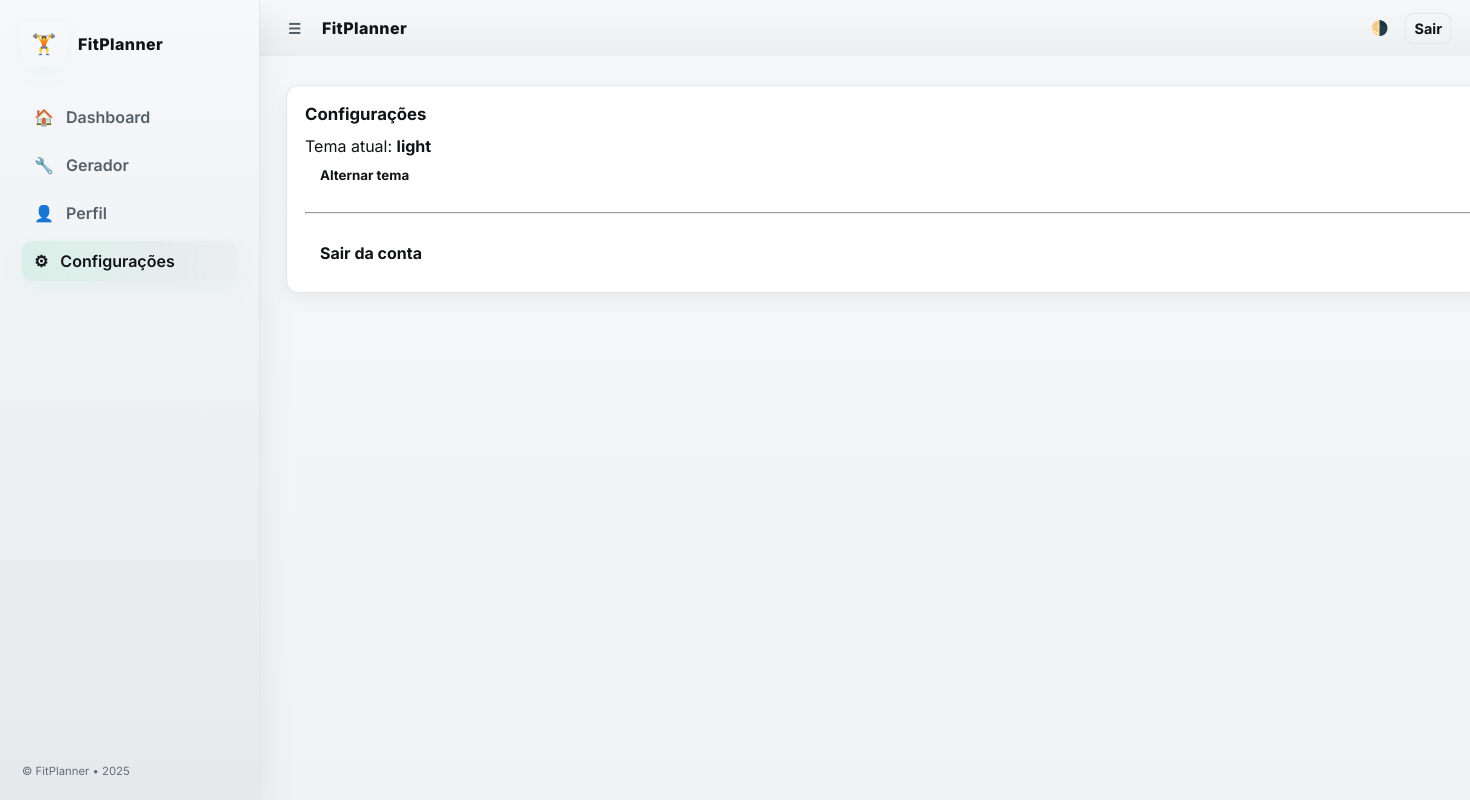
Page /configuracoes (signed in) on the earlier database version.
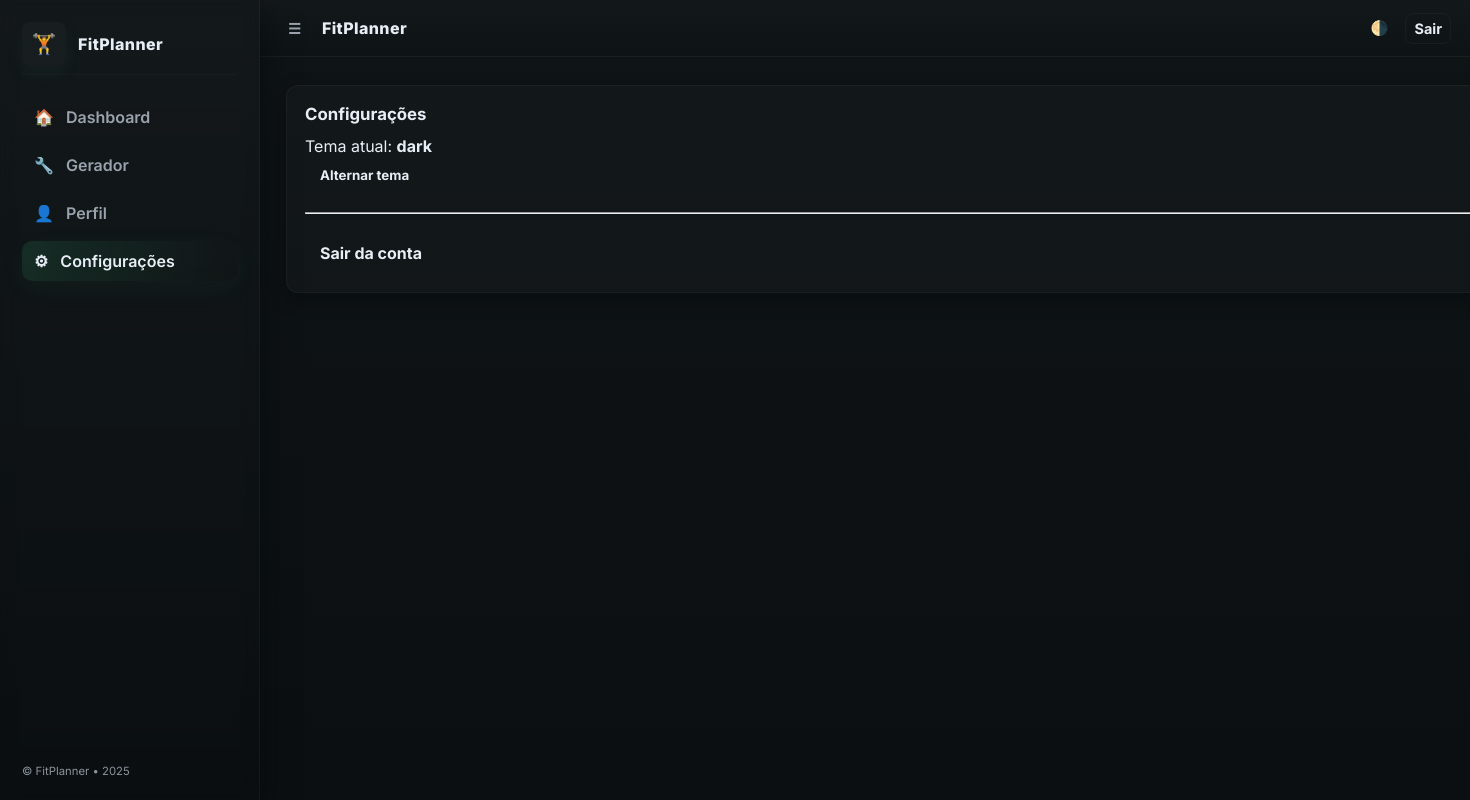
Same page on the later database version.
### app.py (models this page shows)
class User(db.Model, UserMixin):
    id = db.Column(db.Integer, primary_key=True)
    nome = db.Column(db.String(100))
    email = db.Column(db.String(120), unique=True, nullable=False)
    senha = db.Column(db.String(200), nullable=False)
    foto = db.Column(db.String(200), default=None)
    theme = db.Column(db.String(20), default="dark")  # default dark

### app.py (the view)
@app.route("/configuracoes")
@login_required
def configuracoes():
    return render_template("config.html")

### app.py (called while the page is built)
@login_manager.user_loader
def load_user(user_id):
    return User.query.get(int(user_id))

### templates/config.html (shortened to what this page needs)
{% extends "base.html" %}
{% block content %}
<section class="card">
  <h3>Configurações</h3>
  <p>Tema atual: <strong>{{ current_user.theme }}</strong></p>
  <button id="btnToggleTheme" class="btn">Alternar tema</button>
  <hr style="margin:18px 0;">
  <a class="btn sair" href="{{ url_for('logout') }}">Sair da conta</a>
</section>
{% endblock %}

### templates/base.html (shortened to what this page needs)
<!doctype html>
<html lang="pt-BR" data-theme="{{ current_user.theme if current_user.is_authenticated else (request.cookies.get('theme') or 'dark') }}">
<head>
  <link rel="stylesheet" href="{{ url_for('static', filename='css/style.css') }}">
</head>
<body class="{% if request.endpoint == 'index' %}index-page{% endif %}">
  {% if request.endpoint in ['dashboard', 'perfil', 'configuracoes', 'gerador'] %}
  <aside class="sidebar" id="sidebar" aria-label="Sidebar">
      <div class="logo-area">
          <div class="logo-icon" aria-hidden="true">🏋️</div>
          <div class="logo-text">FitPlanner</div>
      </div>
      <nav class="sidebar-nav" role="navigation">
          <a class="sidebar-link {% if request.endpoint == 'dashboard' %}active{% endif %}" href="{{ url_for('dashboard') }}">🏠 <span class="label">Dashboard</span></a>
          <a class="sidebar-link {% if request.endpoint == 'gerador' %}active{% endif %}" href="{{ url_for('gerador') }}">🔧 <span class="label">Gerador</span></a>
          <a class="sidebar-link {% if request.endpoint == 'perfil' %}active{% endif %}" href="{{ url_for('perfil') }}">👤 <span class="label">Perfil</span></a>
          <a class="sidebar-link {% if request.endpoint == 'configuracoes' %}active{% endif %}" href="{{ url_for('configuracoes') }}">⚙ <span class="label">Configurações</span></a>
      </nav>
      <div class="sidebar-footer">
          <small>© FitPlanner • 2025</small>
      </div>
  </aside>
  {% endif %}
  <header class="topbar {% if request.endpoint not in ['dashboard','perfil','configuracoes','gerador'] %}no-sidebar{% endif %}">
    <div class="container">
      <div class="topbar-left">
        <button id="sidebarToggle" class="btn small" aria-label="Toggle sidebar">☰</button>
        <h1 class="app-title">FitPlanner</h1>
      </div>
      <div class="topbar-right">
        <button id="themeToggle" class="btn small" title="Alternar tema">🌗</button>
        {% if current_user.is_authenticated %}
          <a class="btn small ghost" href="{{ url_for('logout') }}">Sair</a>
        {% endif %}
      </div>
    </div>
  </header>
  <main class="main-content {% if request.endpoint not in ['dashboard','perfil','configuracoes','gerador'] %}no-sidebar{% endif %}">
    {% block content %}{% endblock %}
  </main>
</body>
</html>

### static/css/base.css (style rules this page uses)
:root { --bg: #0f1416; --bg-2: #0b0f11; --bg-card: rgba(255,255,255,0.02); --glass: rgba(255,255,255,0.02); --text: #e8eef6; --text-dim: #9aa3ad; --muted: #8a96a0; --accent: #35d487; --accent-2: #24b57a; --accent-contrast: #041014; --border: rgba(255,255,255,0.04); --shadow-soft: 0 6px 18px rgba(2,8,14,0.45); --shadow-strong: 0 10px 30px rgba(2,8,14,0.6); --glass-blur: 8px; --sidebar-width: 260px; --sidebar-collapsed: 80px; --radius: 12px; }
* { margin:0; padding:0; box-sizing:border-box; font-family: "Inter", system-ui, -apple-system, "Segoe UI", Roboto, "Helvetica Neue", Arial; -webkit-font-smoothing:antialiased; -moz-osx-font-smoothing:grayscale; }
html, body { height:100%; }
body { background: linear-gradient(180deg, var(--bg), var(--bg-2)); color: var(--text); min-height:100vh; display:flex; flex-direction:column; transition: background .25s ease, color .25s ease; }
a { color:inherit; text-decoration:none; }
button { font-family:inherit; cursor:pointer; border:0; background:transparent; }
body::after { content:""; display:block; height:40px; }
.small { font-size:0.9rem; color:var(--text-dim); }

### static/css/layout.css (style rules this page uses)
.sidebar { width: var(--sidebar-width); height: 100vh; position: fixed; left: 0; top: 0; padding: 22px; display:flex; flex-direction:column; gap:14px; background: linear-gradient(180deg, rgba(255,255,255,0.02), rgba(0,0,0,0.04)); border-right: 1px solid var(--border); box-shadow: var(--shadow-strong); backdrop-filter: blur(var(--glass-blur)); color: var(--text); z-index:50; transition: width .28s cubic-bezier(.2,.9,.2,1), transform .22s ease; }
.logo-area { display:flex; align-items:center; gap:12px; padding-bottom:8px; border-bottom:1px solid rgba(255,255,255,0.02); }
.logo-icon { width:44px; height:44px; display:flex; align-items:center; justify-content:center; font-size:20px; border-radius:8px; background: rgba(255,255,255,0.02); color:var(--accent); box-shadow: 0 8px 20px rgba(53,212,135,0.05); }
.logo-text { font-weight:800; font-size:1rem; letter-spacing:0.4px; color:var(--text); }
.sidebar-nav { display:flex; flex-direction:column; gap:8px; margin-top:8px; }
.sidebar-link { display:flex; align-items:center; gap:12px; padding:10px 12px; border-radius:10px; color:var(--text-dim); background:transparent; transition: all .15s ease; font-weight:600; }
.sidebar-link.active { background: linear-gradient(90deg, rgba(53,212,135,0.12), rgba(0,0,0,0.02)); color:var(--text); box-shadow: 0 8px 26px rgba(53,212,135,0.06); }
.sidebar-footer { margin-top:auto; font-size:0.85rem; color:var(--text-dim); opacity:0.9; }
.topbar { background: linear-gradient(180deg, rgba(255,255,255,0.02), rgba(0,0,0,0.04)); padding: 12px 0; border-bottom: 1px solid rgba(255,255,255,0.03); margin-left: var(--sidebar-width); transition: margin-left .28s cubic-bezier(.2,.9,.2,1); z-index:30; position: sticky; top: 0; }
.topbar .container { display:flex; align-items:center; justify-content:space-between; padding:0 14px; max-width:1200px; margin:0 auto; }
.topbar-left { display:flex; align-items:center; gap:12px; }
.app-title { font-size:1rem; font-weight:800; letter-spacing:0.4px; color:var(--text); margin:0; }
.topbar-right { display:flex; align-items:center; gap:8px; }
.main-content { flex:1; padding:28px 26px; margin-left: calc(var(--sidebar-width) + 0px); transition: margin-left .28s cubic-bezier(.2,.9,.2,1), padding .18s; min-height: calc(100vh - 72px); box-sizing:border-box; width:100%; }

### static/css/components.css (style rules this page uses)
.card { background: var(--bg-card); border: 1px solid var(--border); padding: 18px; border-radius: var(--radius); box-shadow: var(--shadow-soft); color: var(--text); transition: transform .12s ease, box-shadow .12s; }
.card h3, .card h4, .card h2 { margin:0 0 12px; font-size:1.05rem; color:var(--text); }
.btn { padding:10px 14px; border-radius:10px; font-weight:700; display:inline-flex; align-items:center; justify-content:center; gap:8px; transition: transform .12s, box-shadow .12s, background .12s; background: transparent; color: var(--text); border: 1px solid transparent; }
.btn.ghost { background: transparent; border: 1px solid var(--border); color: var(--text); }
.btn.small { padding:6px 8px; font-size:0.9rem; border-radius:8px; }

### static/css/utilities.css (style rules this page uses)
.small { font-size:0.9rem; color:var(--text-dim); }

Differences in the rows shown:
changed User: theme "light" → "dark"
